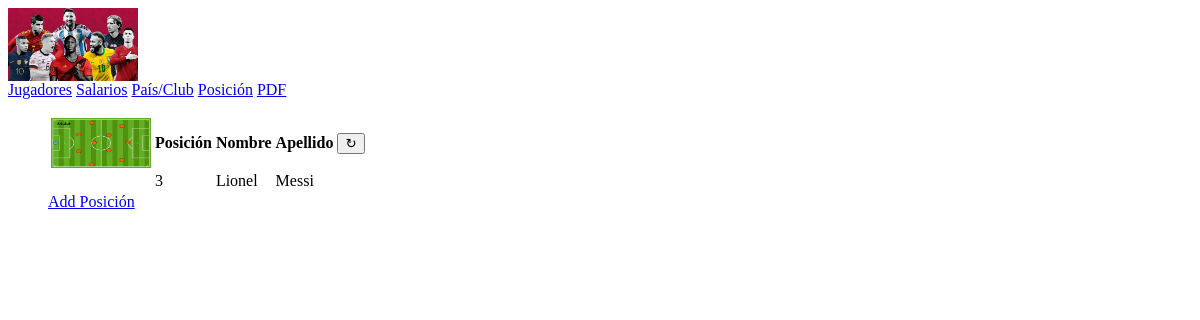
The page /list-posición/ on the database as committed earlier.
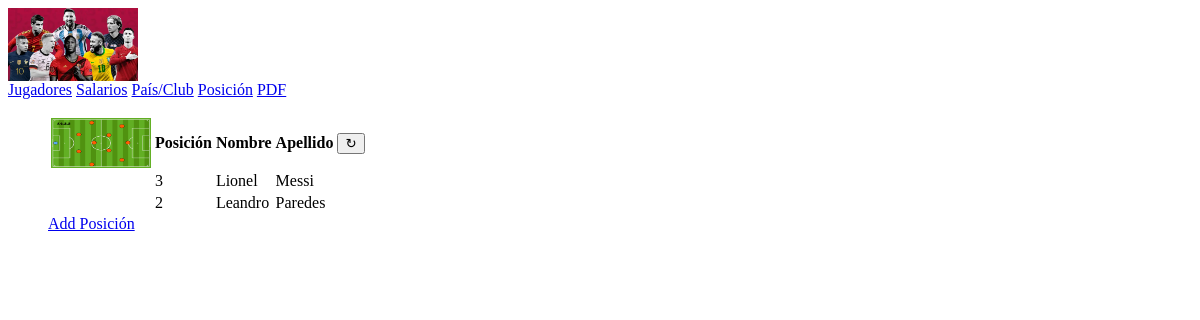
The same page on the database as committed later.
### applications/jugador/models.py (models this page shows, shortened)
class Posición(models.Model):
    PUESTO_CHOICES = (
        ('0', 'Arquero'),
        ('1', 'Defensor'),
        ('2', 'Medio campo'),
        ('3', 'Delantero'),
    )
    posición = models.CharField('Posición', max_length=3, choices=PUESTO_CHOICES)
    jugador = models.ForeignKey(Jugador, on_delete=models.CASCADE)
    class Meta:
        verbose_name = 'Posición'
        verbose_name_plural = 'Posiciónes'

class Jugador(models.Model):
    nombre = models.CharField('Nombre', max_length=30)
    apellido = models.CharField('Apellido', max_length=30, blank=True)
    fecha_nacimiento = models.DateField()
    dni = models.PositiveIntegerField()
    sueldo = models.PositiveIntegerField()
    class Meta:
        verbose_name = 'Jugador'
        verbose_name_plural = 'Jugadores'

### applications/jugador/views.py (called while the page is built)
    def get_queryset(self):
        return Posición.objects.all()

### templates/posición/list-posición.html (shortened to what this page needs)
{% extends 'base.html' %}
{% block content %}
  <ul>
      <table class="table table-success table-striped">
        <thead>
          <tr>
            <th scope="col">
              <img width="100px" height="50px">
            </th>
            <th scope="col">Posición</th>
            <th scope="col">Nombre</th>
            <th scope="col">Apellido</th>
            <th scope="col">
              <button  type="button" class="btn btn-outline-primary" onclick= "refrescar();">↻</button>
            </th>
          </tr>
        </thead>
        <tbody>
          {% for p in posiciones %}
            <tr>
              <th scope="row">
                <td>{{ p.posición}}</td>
                <td>{{ p.jugador.nombre }}</td>
                <td>{{ p.jugador.apellido }}</td>
                <td></td>
              </th>
            </tr>
          {% endfor %}
        </tbody>
    </table>
    <a class="btn btn-primary " href="{% url 'jugador_app:agr_puesto' %}" role="button">Add Posición</a>
  </ul>
{% endblock %}

### templates/base.html (shortened to what this page needs)
<html lang="es">
<head>
<link href="https://cdn.jsdelivr.net/npm/bootstrap@5.2.3/dist/css/bootstrap.min.css"rel="stylesheet"integrity="sha384-rbsA2VBKQhggwzxH7pPCaAqO46MgnOM80zW1RWuH61DGLwZJEdK2Kadq2F9CUG65">
</head>
<body>
    <div class="container-fluid">
      <div class="row">
        <div class="col-2 col-sm-2 bg-primary border">
          <nav class="nav flex-column">
            <img width="130px">
          </nav>
            <a class="nav-link active text-white" aria-current="page" href="{% url 'jugador_app:jugadores'%}">Jugadores</a>
            <a class="nav-link text-white" href="{% url 'jugador_app:sueldos'%}">Salarios</a>
            <a class="nav-link text-white" href="{% url 'jugador_app:list_país'%}">País/Club</a>
            <a class="nav-link text-white" href="{% url 'jugador_app:posiciones'%}">Posición</a>
            <a class="nav-link text-white" href="{% url 'jugador_app:listapdf'%}">PDF</a>
        </div>
        <div class="col-10 col-sm-10 border">
          {% block content %}{% endblock %}
        </div>
      </div>
    </div>
</body>
</html>

Rows that differ between the two databases and show on the page:
added Posición: posición "2", jugador.nombre "Leandro", jugador.apellido "Paredes"
